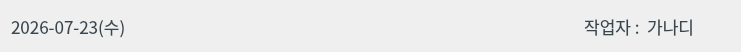
   <widget class="QWidget" name="layoutWidget">
    <property name="geometry">
     <rect>
      <x>30</x>
      <y>30</y>
      <width>741</width>
      <height>34</height>
     </rect>
    </property>
    <layout class="QHBoxLayout" name="horizontalLayout_2">
     <item>
      <widget class="QLabel" name="lblDate">
       <property name="font">
        <font>
         <family>Noto Sans CJK KR</family>
         <pointsize>13</pointsize>
         <weight>50</weight>
         <bold>false</bold>
        </font>
       </property>
       <property name="styleSheet">
        <string notr="true">font-weight: normal;
color: #37474F;</string>
       </property>
       <property name="text">
        <string>2026-07-23(수)</string>
       </property>
       <property name="alignment">
        <set>Qt::AlignLeading|Qt::AlignLeft|Qt::AlignVCenter</set>
       </property>
      </widget>
     </item>
     <item>
      <widget class="QLabel" name="lblWorkerName">
       <property name="font">
        <font>
         <family>Noto Sans CJK KR</family>
         <pointsize>13</pointsize>
         <weight>50</weight>
         <bold>false</bold>
        </font>
       </property>
       <property name="styleSheet">
        <string notr="true">font-weight: normal;
color: #37474F;</string>
       </property>
       <property name="text">
        <string>작업자 :  가나디</string>
       </property>
       <property name="alignment">
        <set>Qt::AlignRight|Qt::AlignTrailing|Qt::AlignVCenter</set>
       </property>
      </widget>
     </item>
     <item>
      <widget class="QPushButton" name="btnLogout">
       <property name="minimumSize">
        <size>
         <width>30</width>
         <height>30</height>
        </size>
       </property>
       <property name="maximumSize">
        <size>
         <width>30</width>
         <height>30</height>
        </size>
       </property>
       <property name="focusPolicy">
        <enum>Qt::NoFocus</enum>
       </property>
       <property name="toolTip">
        <string>로그아웃</string>
       </property>
       <property name="styleSheet">
        <string notr="true">QPushButton {
    background-color: transparent;
    border: none;
    padding: 4px;
}

QPushButton:hover {
    background-color: #E8F5F6;
    border-radius: 6px;
}

QPushButton:pressed {
    background-color: #D5EEF0;
}</string>
       </property>
       <property name="text">
        <string/>
       </property>
       <property name="icon">
        <iconset>
         <normaloff>../images/exit.png</normaloff>../images/exit.png</iconset>
       </property>
      </widget>
     </item>
    </layout>
   </widget>
